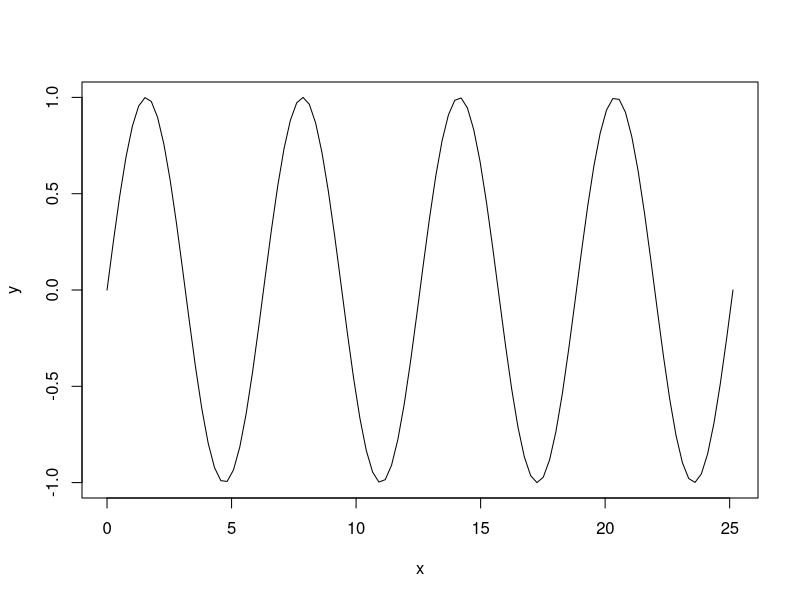
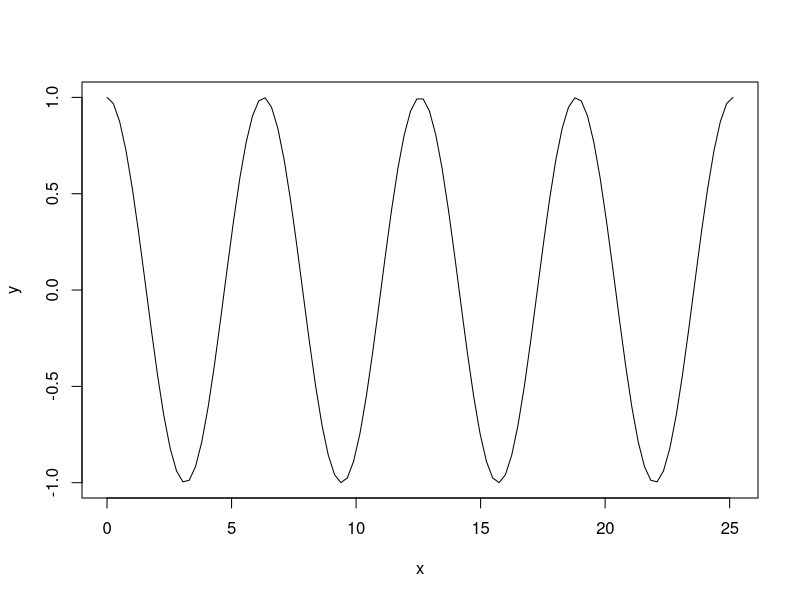
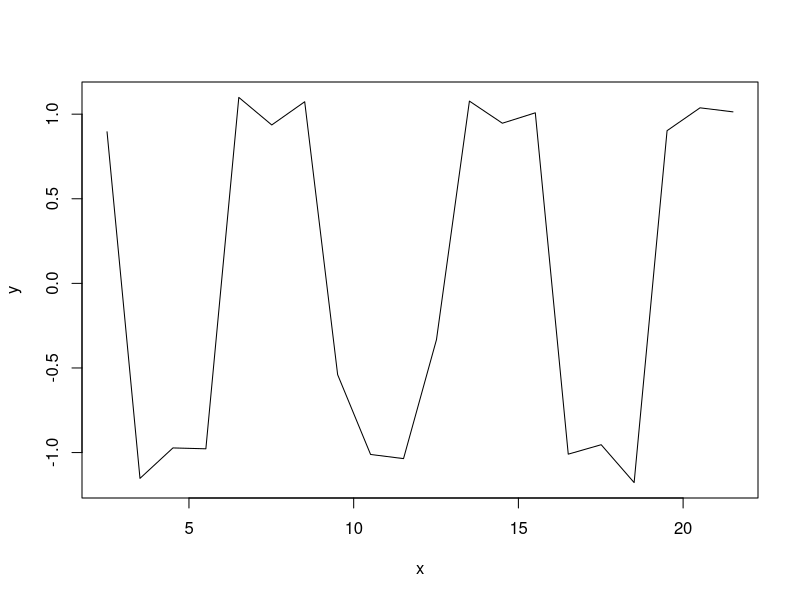

The R script that drew these images, in order:
####################################################### IT Exercise 7
### Plotting a basic sin function
x <- seq(0,8*pi,length.out=100)
y <- sin(x)
plot(x,y,type="l")

### Plotting a basic cos function
x <- seq(0,8*pi,length.out=100)
y <- cos(x)
plot(x,y,type="l")

### Plotting a sin function for Task 1b
x <- seq(0.8*pi,length.out=20)
y <- 4/pi*(sin(x)+sin(3*x)/3+sin(5*x)/5+sin(7*x)/7+sin(9*x)/9)
plot(x,y,type="l")

### Natural Log
3^4
exp(4*log(3))

### Log Base 2
log2(3)
log(3)/log(2)













